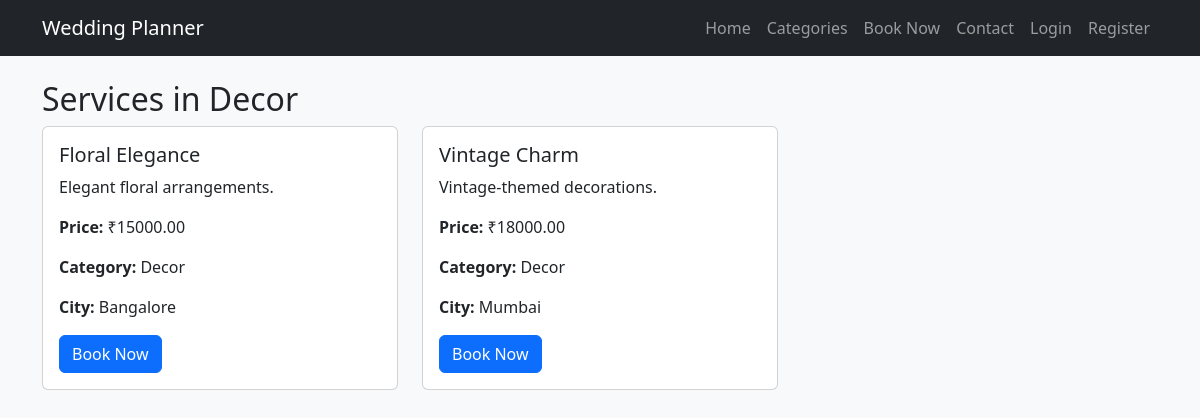
The page /categories/3/ on the database its author committed.
### WMS_app/models.py (models this page shows, shortened)
class Category(models.Model):
    name = models.CharField(max_length=100)
    description = models.TextField()

class Service(models.Model):
    name = models.CharField(max_length=100)
    category = models.ForeignKey(Category, on_delete=models.CASCADE)
    city = models.ForeignKey(City, on_delete=models.CASCADE)
    price = models.DecimalField(max_digits=10, decimal_places=2)
    description = models.TextField()

class City(models.Model):
    name = models.CharField(max_length=100)

### WMS_app/views.py (the view)
# urls.py: path('categories/<int:category_id>/', views.services, name='services'),
def services(request, category_id):
    try:
        category = Category.objects.get(id=category_id)
        services = Service.objects.filter(category=category)
    except Category.DoesNotExist:
        services = Service.objects.none()  # Return empty queryset if category doesn't exist
    return render(request, 'services.html', {'services': services, 'category': category})

### wedding_management/templates/services.html
{% extends 'base.html' %}
{% block content %}
<h2>Services in {{ category.name }}</h2>
<div class="row">
    {% for service in services %}
        <div class="col-md-4 mb-4">
            <div class="card">
                <div class="card-body">
                    <h5 class="card-title">{{ service.name }}</h5>
                    <p class="card-text">{{ service.description }}</p>
                    <p><strong>Price:</strong> ₹{{ service.price }}</p>
                    <p><strong>Category:</strong> {{ service.category.name }}</p>
                    <p><strong>City:</strong> {{ service.city.name }}</p>
                    <a href="{% url 'booking' %}?service_id={{ service.id }}" class="btn btn-primary">Book Now</a>
                </div>
            </div>
        </div>
    {% empty %}
        <p>No services available in this category.</p>
    {% endfor %}
</div>
{% endblock %}

### WMS_app/static/css/styles.css (style rules this page uses)
body { background-color: #f8f9fa; }
.card { transition: transform 0.2s; }

### rows shown on the page
Category: name "Decor"
Service: name "Floral Elegance", description "Elegant floral arrangements.", price "15000.00", category.name "Decor", city.name "Bangalore"
Service: name "Vintage Charm", description "Vintage-themed decorations.", price "18000.00", category.name "Decor", city.name "Mumbai"
